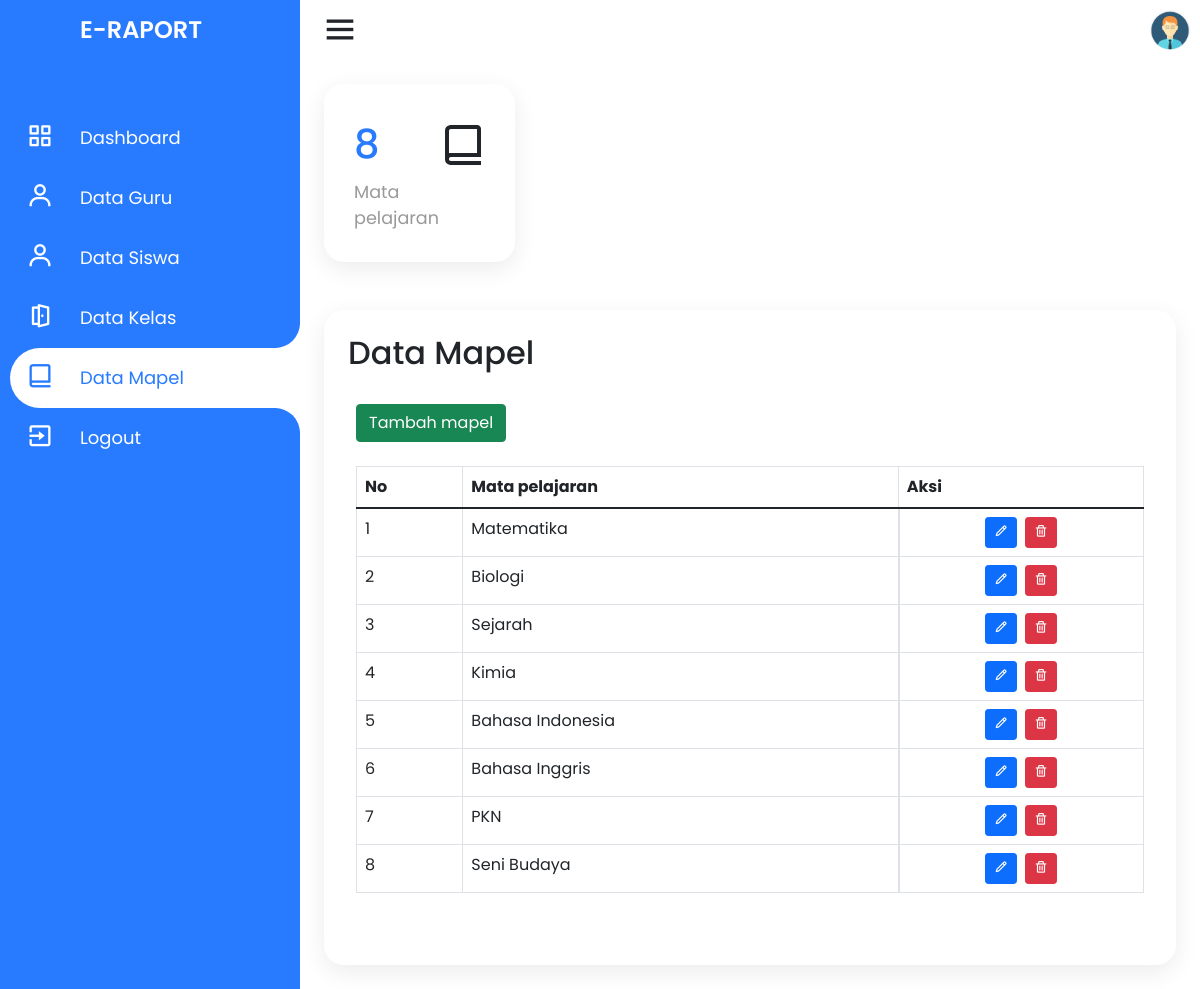
Screenshot of /admin/data-mapel.php (signed in) with the database file from the repository.
### tables this page shows
CREATE TABLE `mata_pelajaran` (
  `id_mapel` int(11) NOT NULL,
  `nama_mapel` varchar(50) NOT NULL,
  `nip` varchar(11) DEFAULT NULL
);

### admin/data-mapel.php (the view, shortened to what this page needs)
<?php
require_once dirname(__FILE__) . '/../connection.php';
$login_as = $_SESSION['login_as'];
if (!isset($_GET['p'])) {
    $page_no = 1;
} else {
    $page_no = $_GET['p'];
}
$records_per_page = 30;
$offset = ($page_no - 1) * $records_per_page;
?>
<!DOCTYPE html>
<html lang="en" dir="ltr">
<head>
    <link rel="stylesheet" href="style.css">
    <link href='https://unpkg.com/boxicons@2.0.7/css/boxicons.min.css' rel='stylesheet'>
    <link href="https://cdn.jsdelivr.net/npm/bootstrap@5.1.3/dist/css/bootstrap.min.css" rel="stylesheet">
    <link rel="stylesheet" href="../assets/css/style.css">
</head>
<body>
    <div class="container">
        <div class="navigation">
            <ul>
                <li>
                    <a href="#">
                        <span class="icon"></span>
                        <h1 class="title">E-Raport</h1>
                    </a>
                </li>
                <li>
                    <a href="../index">
                        <span class="icon"><i class='bx bx-grid-alt'></i></span>
                        <span class="title">Dashboard</span>
                    </a>
                </li>
                <li>
                    <a href="data-guru">
                        <span class="icon"><i class='bx bx-user'></i></span>
                        <span class="title">Data Guru</span>
                    </a>
                </li>
                <li>
                    <a href="data-siswa">
                        <span class="icon"><i class='bx bx-user'></i></span>
                        <span class="title">Data Siswa</span>
                    </a>
                </li>
                <li>
                    <a href="data-kelas">
                        <span class="icon"><i class='bx bx-door-open'></i></span>
                        <span class="title">Data Kelas</span>
                    </a>
                </li>
                <li class="hovered">
                    <a href="data-mapel">
                        <span class="icon"><i class='bx bx-book-alt'></i></span>
                        <span class="title">Data Mapel</span>
                    </a>
                </li>
                <li>
                    <a href="../logout">
                        <span class="icon"><i class='bx bx-exit'></i></span>
                        <span class="title">Logout</span>
                    </a>
                </li>
            </ul>
        </div>
    </div>
    <div class="main">
        <div class="topbar">
            <div class="toggle">
                <i class='bx bx-menu'></i>
            </div>
            <div class="user">
                <?php
                if ($login_as == "siswa") {
                    $pp = "../assets/img/pp/std.png";
                } elseif ($login_as == "guru") {
                    $pp = "../assets/img/pp/guru.png";
                } elseif ($login_as == "admin") {
                    $pp = "../assets/img/pp/admin.png";
                }
                ?>
                <img src="<?php echo $pp; ?>" alt="user">
            </div>
        </div>
        <div class="cardBox">
            <div class="card">
                <div>
                    <?php
                    $result_mapel = $conn->query("SELECT * FROM mata_pelajaran LIMIT $records_per_page OFFSET $offset");
                    if ($result_mapel && $result_mapel->num_rows > 0) {
                        $result_jml = $conn->query("SELECT COUNT(*) AS total_mapel FROM mata_pelajaran");
                        $jml = $result_jml->fetch_assoc();
                        echo "<div class='numbers'>${jml['total_mapel']}</div>";
                    }
                    ?>
                    <div class="cardName">Mata pelajaran</div>
                </div>
                <div class="iconBx">
                    <i class='bx bx-book-alt'></i>
                </div>
            </div>
        </div>
        <div class="konten">
            <h2 class="konten_title">
                Data Mapel
            </h2>
            <div class="konten_isi">
                <div class="konten_pengaturan">
                    <a href="tambah-data-mapel"><button type="button" class="btn btn-success">Tambah
                            mapel</button></a>
                </div>
                <div class="konten_table table-responsive">
                    <table class="table table-bordered">
                        <thead>
                            <tr>
                                <th>No</th>
                                <th>Mata pelajaran</th>
                                <th>Aksi</th>
                            </tr>
                        </thead>
                        <tbody>
                            <?php
                            $result_mapel = $conn->query("SELECT * FROM mata_pelajaran LIMIT $records_per_page OFFSET $offset");
                            if ($result_mapel && $result_mapel->num_rows > 0) {
                                $no = 1;
                                while ($row = $result_mapel->fetch_assoc()) {
                                    echo "
                                <tr>
                                    <td>$no</td>
                                    <td>${row['nama_mapel']}</td>
                                    <td class='aksi'>
                                        <a href='ubah-data-mapel?id_mapel=${row['id_mapel']}'><button type='button' data-bs-toggle='tooltip' class='btn btn-primary btn-sm' title='Ubah'><i class='bx bx-pencil'></i></button></a>
                                        <button type='button' class='btn btn-danger btn-sm' data-bs-toggle='modal' data-bs-target='#deleteModal' data-id_mapel='${row['id_mapel']}' data-mapel='${row['nama_mapel']}'>
                                            <i class='bx bx-trash'></i>
                                        </button>
                                    </td>
                                </tr>
                                ";
                                    $no++;
                                }
                            }
                            ?>
                        </tbody>
                    </table>
                </div>
            </div>
        </div>
    </div>
</body>
</html>

### assets/css/style.css (style rules this page uses)
* { margin: 0; padding: 0; box-sizing: border-box; font-family: 'Poppins', sans-serif; }
dl, ol, ul { padding: 0; margin: 0; }
:root { --blue: #287bff; --white: #fff; --grey: #f5f5f5; --black1: #222; --black2: #999; --pad-sm: 8px; --pad-md: 16px; --pad-lg: 24px; --pad-xl: 32px; --pad-xxl: 64px; }
body { min-height: 100vh; overflow-x: hidden; }
.container { position: relative; width: 100%; max-width: none; }
.navigation { left: 0; position: fixed; width: 300px; height: 100%; background: var(--blue); border-left: 10px solid var(--blue); transition: .5s; overflow: hidden; padding: 0; margin: 0; }
.navigation ul { position: absolute; top: 0; left: 0; width: 100%; }
.navigation ul li { position: relative; width: 100%; list-style: none; border-top-left-radius: 30px; border-bottom-left-radius: 30px; }
.navigation ul li:hover, .navigation ul li.hovered { background: var(--white); }
.navigation ul li:nth-child(1) { margin-bottom: 40px; pointer-events: none; }
.navigation ul li a { position: relative; display: block; width: 100%; display: flex; text-decoration: none; color: var(--white); }
.navigation ul li:hover a, .navigation ul li.hovered a { color: var(--blue); }
.navigation ul li a .icon { position: relative; display: block; min-width: 60px; height: 60px; line-height: 70px; text-align: center; }
.navigation ul li a .icon .bx { font-size: 1.75em; }
.navigation ul li a .title { position: relative; display: block; padding: 0 10px; height: 60px; line-height: 60px; text-align: start; white-space: nowrap; font-size: 18px; }
.navigation ul li h1 { text-transform: uppercase; font-weight: 600; font-size: 24px !important; }
.navigation ul li:hover a::before, .navigation ul li.hovered a::before { content: ''; position: absolute; right: 0; top: -50px; width: 50px; height: 50px; border-radius: 50%; box-shadow: 35px 35px 0 10px var(--white); pointer-events: none; }
.navigation ul li:hover a::after, .navigation ul li.hovered a::after { content: ''; position: absolute; right: 0; bottom: -50px; width: 50px; height: 50px; border-radius: 50%; box-shadow: 35px -35px 0 10px var(--white); pointer-events: none; }
.main { position: absolute; width: calc(100% - 300px); left: 300px; min-height: 100vh; background: var(--white); transition: .5s; }
.topbar { width: 100%; height: 60px; display: flex; justify-content: space-between; align-items: center; padding: 0 10px; }
.toggle { position: relative; width: 60px; height: 60px; display: flex; justify-content: center; align-items: center; font-size: 2.5em; cursor: pointer; }
.user { position: relative; width: 40px; height: 40px; border-radius: 50%; overflow: hidden; cursor: pointer; }
.user img { position: absolute; top: 0; left: 0; width: 100%; height: auto; object-fit: cover; }
.cardBox { position: relative; width: 100%; padding: var(--pad-lg); display: grid; grid-template-columns: repeat(4, 1fr); grid-gap: 30px; }
.cardBox .card { position: relative; background: var(--white); padding: 30px; border-radius: 20px; display: flex; justify-content: space-between; box-shadow: 0 7px 25px rgba(0, 0, 0, 0.08); flex-direction: unset; border: none; cursor: pointer; transition: .2s; }
.cardBox .card .numbers { position: relative; font-weight: 500; font-size: 2.5em; color: var(--blue); }
.cardBox .card .cardName { color: var(--black2); font-size: 1.1em; margin-top: 5px; }
.cardBox .card .iconBx { font-size: 3em; columns: var(--black2); }
.konten { display: block; padding: var(--pad-lg); margin: var(--pad-lg); position: relative; background: var(--white); border-radius: 20px; box-shadow: 0 7px 25px rgba(0, 0, 0, 0.08); border: none; overflow: hidden; }
.konten .konten_isi { overflow: hidden; padding: var(--pad-sm); }
.konten .konten_title, .konten .konten_isi .konten_pengaturan, .konten .konten_isi .konten_table, .konten .konten_isi .konten_nav { margin-bottom: var(--pad-lg); }
.konten .konten_isi .konten_pengaturan { display: flex; flex-wrap: wrap; align-items: center; }
.konten .konten_isi .dropdown, .konten .konten_isi .konten_table table .aksi a { margin-right: var(--pad-sm); }
.konten .konten_isi .konten_table table .aksi { display: flex; justify-content: center; }
.konten .konten_isi .konten_table table tbody td button { text-align: center; }

### rows the page displays
mata_pelajaran: nama_mapel "Matematika"
mata_pelajaran: nama_mapel "Biologi"
mata_pelajaran: nama_mapel "Sejarah"
mata_pelajaran: nama_mapel "Kimia"
mata_pelajaran: nama_mapel "Bahasa Indonesia"
mata_pelajaran: nama_mapel "Bahasa Inggris"
mata_pelajaran: nama_mapel "PKN"
mata_pelajaran: nama_mapel "Seni Budaya"

### other values shown
jml['total_mapel'] "8"
